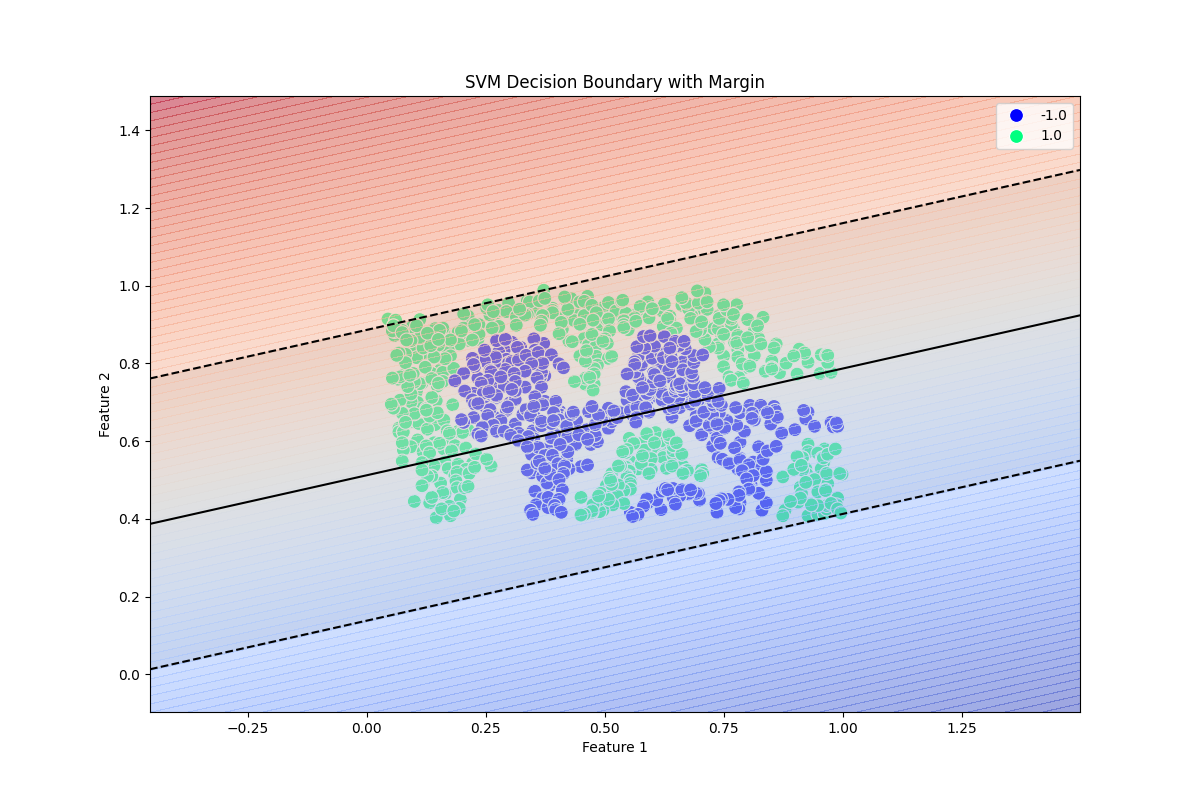

Here is the Python script that generated this plot:
import numpy as np
import matplotlib.pyplot as plt
import seaborn as sns
import cvxpy as cp



# read the data, the first row is the label
data_path = 'svm_train.txt'
data = np.loadtxt(data_path, delimiter=' ', dtype=np.float64, skiprows=1)
X = data[:, 0:2]
y = data[:, 2]

n = X.shape[0]  # number of samples
d = X.shape[1]  # number of features


# weights(w): a vector variables of dimension d as variables
w = cp.Variable(d)

# bias(b): a scalar as variables
b = cp.Variable()

# slack variables(ksi): a set of n scalar variables as variables
ksi = cp.Variable(n)

# create regularization parameter(C): a scalar variable as parameter
C = cp.Parameter(nonneg=True)
C.value = 1

# objective function: 0.5 * ||w||^2 + C * sum(ksi)
objective = 0.5 * cp.sum_squares(w) + C * cp.sum(ksi)

# constraints:
constraints = []
for i in range(n):
    constraints.append(y[i] * (X[i] @ w + b) >= 1 - ksi[i])
    constraints.append(ksi[i] >= 0)


# problem definition
prob = cp.Problem(cp.Minimize(objective), constraints)

# problem solution
prob.solve()

# print solution
print("status:", prob.status)
print("optimal value", prob.value)
print("optimal var w", w.value)
print("optimal var b", b.value)

#  plot the points and the hyperplane, color the area according to the predicted class
xx = np.linspace(X[:, 0].min() - 0.5, X[:, 0].max() + 0.5)
yy = - (w.value[0] * xx + b.value) / w.value[1]

# Plot the parallels to the separating hyperplane that pass through the support vectors
margin = 1 / np.sqrt(np.sum(w.value ** 2))
yy_down = yy - np.sqrt(1 + w.value[0] ** 2) * margin
yy_up = yy + np.sqrt(1 + w.value[0] ** 2) * margin

# Plot the points, the hyperplane, and the margins
plt.figure(figsize=(12, 8))
sns.scatterplot(x=X[:, 0], y=X[:, 1], hue=y, palette='winter', s=100)
plt.plot(xx, yy, 'k-')
plt.plot(xx, yy_down, 'k--')
plt.plot(xx, yy_up, 'k--')

# Shade the margin area
plt.fill_between(xx, yy_down, yy_up, alpha=0.1, color='k')

# Color the plane according to the distance from the hyperplane
xx_dense, yy_dense = np.meshgrid(np.linspace(X[:, 0].min() - 0.5, X[:, 0].max() + 0.5, 200),
                                 np.linspace(X[:, 1].min() - 0.5, X[:, 1].max() + 0.5, 200))
Z = np.c_[xx_dense.ravel(), yy_dense.ravel()] @ w.value + b.value
Z = Z.reshape(xx_dense.shape)

plt.contourf(xx_dense, yy_dense, Z, levels=np.linspace(
    Z.min(), Z.max(), 100), cmap='coolwarm', alpha=0.5)

plt.xlabel('Feature 1')
plt.ylabel('Feature 2')
plt.title('SVM Decision Boundary with Margin')
plt.show()
